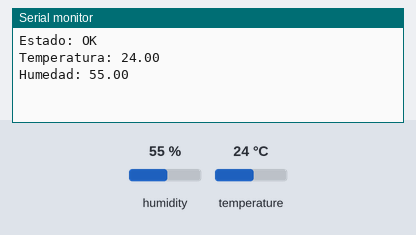
Bench run of a sketch on a simulated Arduino Uno, built with avr-gcc and run on an emulated ATmega328P. Shown: the last lines printed to the serial monitor. The inputs (shaded band) are chosen by the test bench; at power-on: humidity 55 %, temperature 24 °C.

Above: at 3.2 s.
3.3 s: humidity set to 22 %
At 5.4 s:
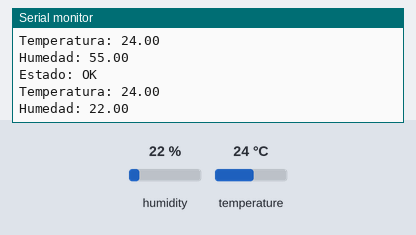
6.0 s: temperature set to 12 °C
At 7.4 s:
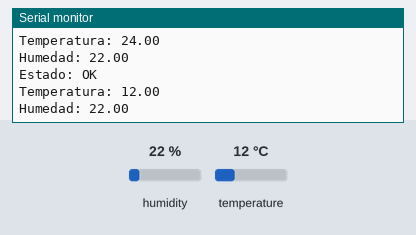
8.7 s: humidity set to 40 %
At 11.3 s:
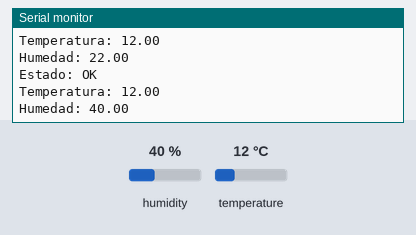
Timing chart, 0 to 12.8 s (numbered marks = the images above; inputs shaded):
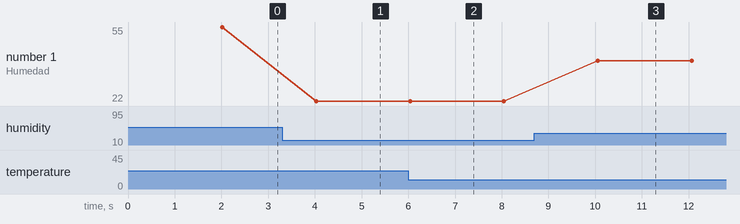

The sketch:

dht11.ino
```cpp
#include "DHTesp.h"

const int pinDHT = 15;
DHTesp dht;

void setup() {
  Serial.begin(115200);
  dht.setup(pinDHT, DHTesp::DHT11);
  delay(2000);
}

void loop() {
  TempAndHumidity data = dht.getTempAndHumidity();

  Serial.print("Estado: ");
  Serial.println(dht.getStatusString());

  Serial.print("Temperatura: ");
  Serial.println(data.temperature);

  Serial.print("Humedad: ");
  Serial.println(data.humidity);

  delay(2000);
}
```

Measured:
- after the input at 3.3 s, the serial monitor: prints a new line after 0.72 s (image 1)
- after the input at 6.0 s, the serial monitor: prints a new line at once (image 2)
- after the input at 8.7 s, the serial monitor: prints a new line after 1.4 s (image 3)
- plotted number 1: 55 → 22 after the input at 3.3 s, 22 → 40 after the input at 8.7 s
